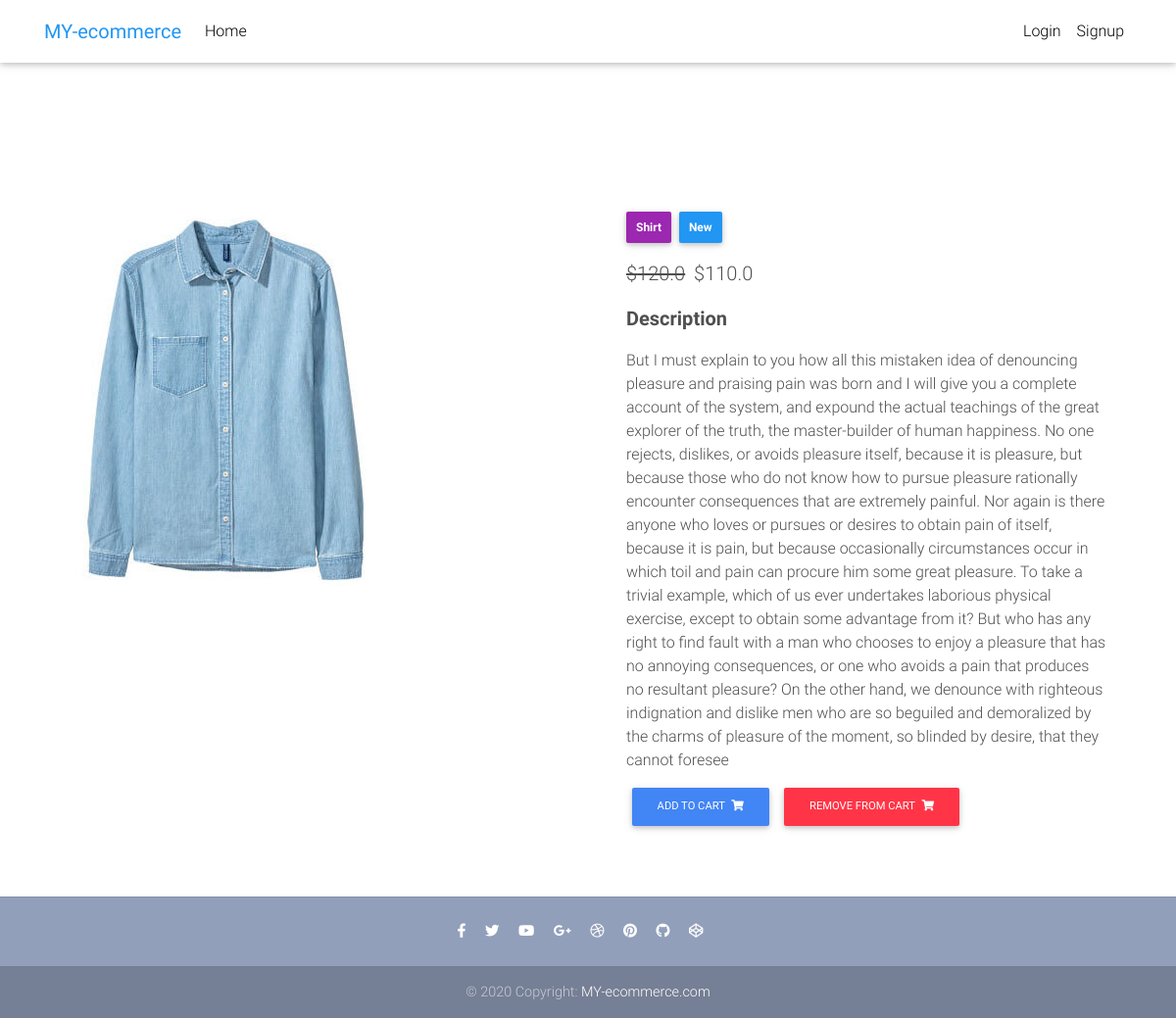
/product/denim-shirt/, run on the app's committed database.
### ecommerce/models.py (models this page shows, shortened)
class Item(models.Model):
    title = models.CharField(max_length=100)
    price = models.FloatField()
    discount_price = models.FloatField(blank=True, null=True)
    category = models.CharField(choices=CATEGORY_CHOICES, max_length=2)
    label = models.CharField(choices=LABEL_CHOICES, max_length=1)
    slug = models.SlugField(unique=True)
    description = models.TextField()
    image = models.ImageField(upload_to='product/images')
    def get_remove_from_cart_url(self):
        return reverse("ecommerce:remove-from-cart", kwargs={
            'slug': self.slug
        })
    def get_add_to_cart_url(self):
        return reverse("ecommerce:add-to-cart", kwargs={
            'slug': self.slug
        })

### ecommerce/views.py (the view)
# urls.py: path('product/<slug>/', ItemDetailView.as_view(), name='product'),
class ItemDetailView(DetailView):
    model = Item
    template_name = "product.html"

### templates/product.html
{% extends "base.html" %}
{% block content %}
<main class="mt-5 pt-4">
    <div class="container dark-grey-text mt-5">
        <div class="row wow fadeIn">
            <div class="col-md-6 mb-4">
                <img src="{{ object.image.url }}" class="img-fluid" alt="">
            </div>
            <div class="col-md-6 mb-4">
                <div class="p-4">
                    <div class="mb-3">
                        <a href="">
                            <span class="badge purple mr-1"
                                  style="padding: 10px">{{ object.get_category_display }}</span>
                        </a>
                        {% if item.label == 'P' %} <a href=""><span class="badge red mr-1" style="padding: 10px">Bestseller</span></a>
                        {% elif item.label == 'D' %} <a href=""><span class="badge blue mr-1"
                                                                      style="padding: 10px">New</span></a>
                        {% endif %}
                    </div>
                    <p class="lead">
                        {% if object.discount_price %}
                        <span class="mr-1">
                <del>${{ object.price }}</del>
              </span>
                        <span>${{ object.discount_price }}</span>
                        {% else %}
                        <span>${{ object.price }}</span>
                        {% endif %}
                    </p>
                    <p class="lead font-weight-bold">Description</p>
                    <p>{{ object.description }}</p>
                    <a class="btn btn-primary btn-md my-0 p" href="{{object.get_add_to_cart_url}}">
                        Add to cart
                        <i class="fas fa-shopping-cart ml-1"></i>
                    </a>
                    <a class="btn btn-danger btn-md my-0 p" href="{{object.get_remove_from_cart_url}}">
                        Remove From Cart
                        <i class="fas fa-shopping-cart ml-1"></i>
                    </a>
                </div>
            </div>
        </div>
    </div>
</main>
{% endblock content %}

### templates/base.html (style rules this page uses)
html, body, header, .carousel { height: 60vh; }

### data on the page
Item: image (picture), category "Shirt", price "120.0", discount_price "110.0", description "But I must explain to you how all this mistaken idea of denouncing pleasure and praising pain was born and I will give you a complete account of the system, and expound the actual teachings of the great explorer of the truth, the master-builder of human happiness. No one rejects, dislikes, or avoids pleasure itself, because it is pleasure, but because those who do not know how to pursue pleasure rationally encounter consequences that are extremely painful. Nor again is there anyone who loves or pursues or desires to obtain pain of itself, because it is pain, but because occasionally circumstances occur in which toil and pain can procure him some great pleasure. To take a trivial example,…"
